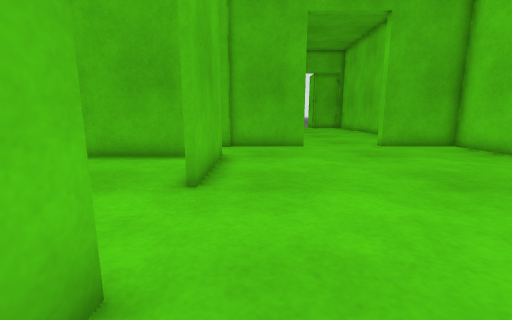
view 1 (above)

17 first-person views from a walk through a world built for the Gazebo simulator. The camera is 0.72 m above the floor, tilts 10° down and sees 90° across. The floor is counted in squares, 0.5 m on a side. Each view is taken from the middle of a square. On the plan, view 1 faces up. The plan holds only what a view shows up to about 13 squares ahead; the rest is blank. The place goes on beyond the plan.

view 2
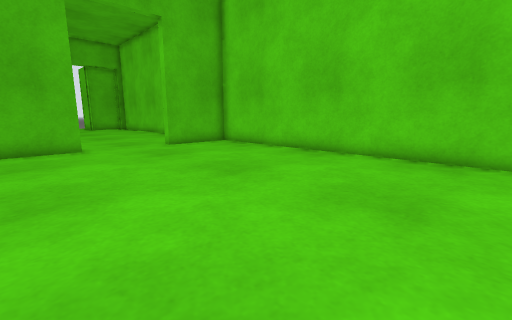

view 3
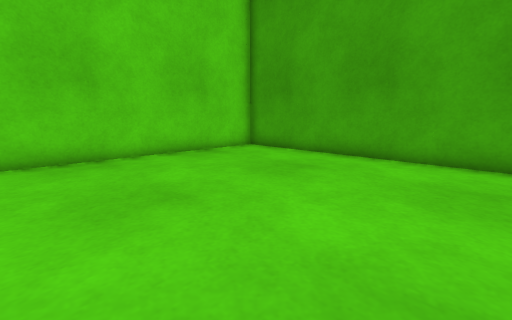

view 4
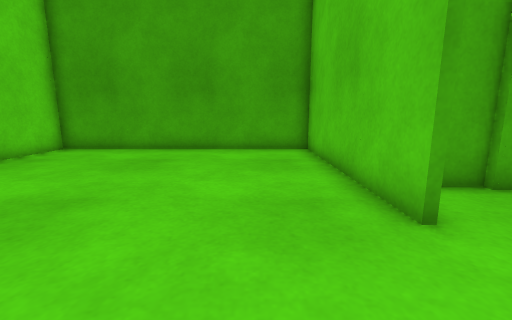

view 5
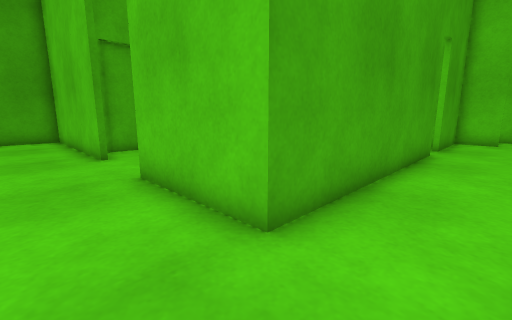

view 6
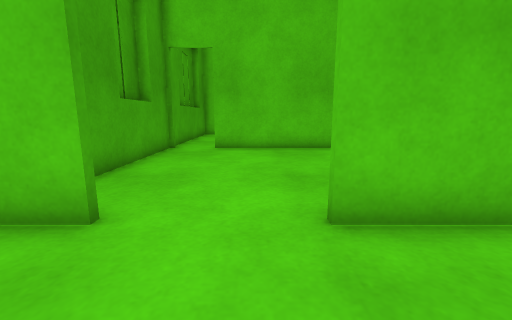

view 7
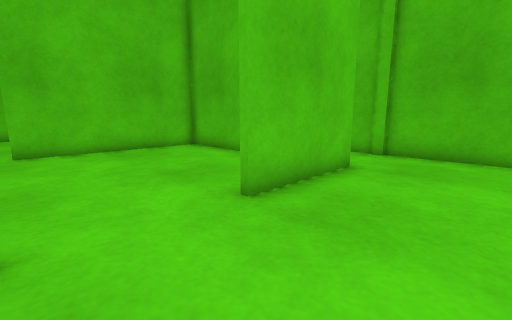

view 8
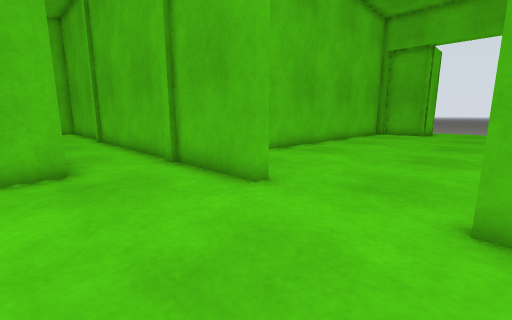

view 9
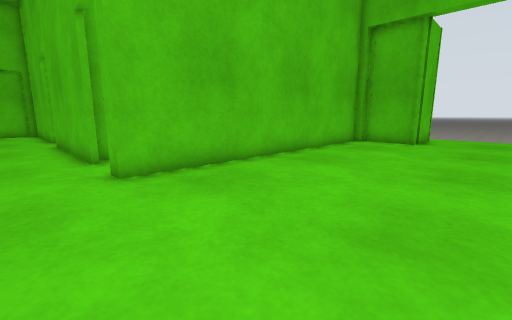

view 10
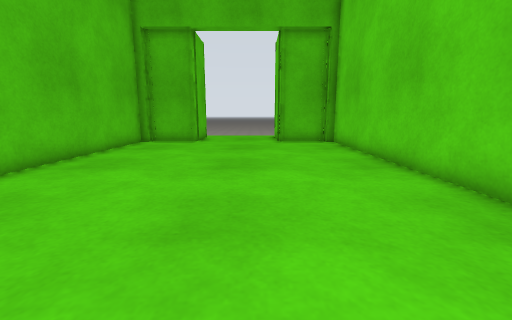

view 11
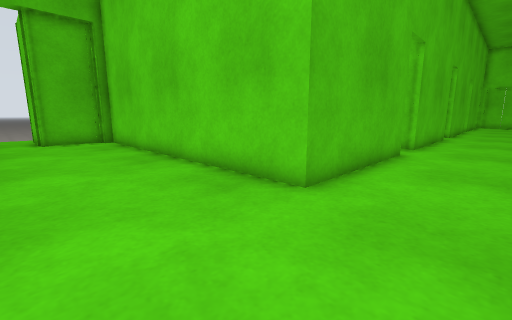

view 12
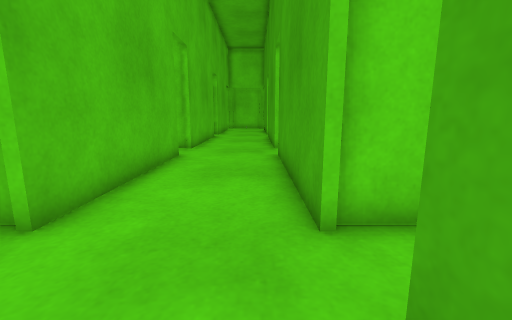

view 13
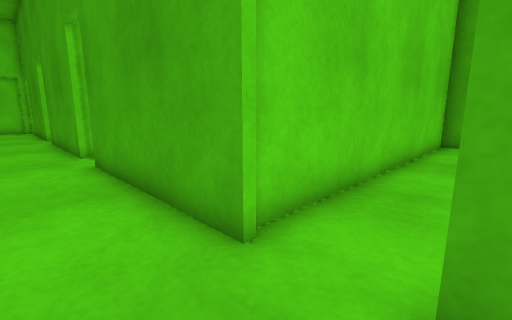

view 14
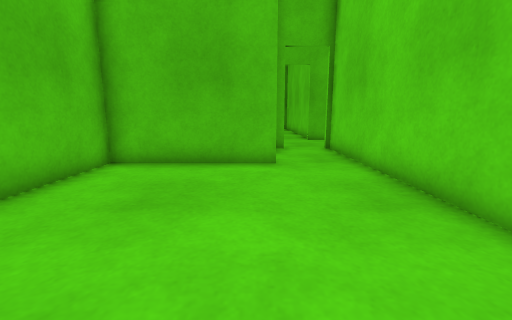

view 15
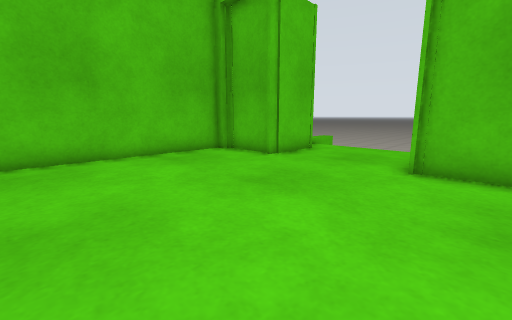

view 16
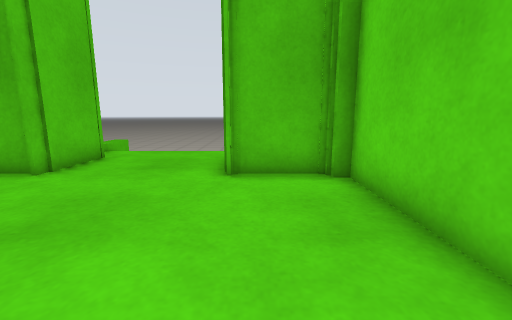

view 17
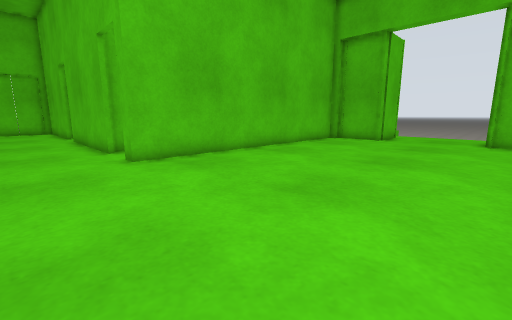

### Floor plan
Ten units are one square. View 1 is at (0, 0); x grows to the right and y downward. Boxes are objects, and circles mark ways between rooms. Rooms are numbered by the first view taken in them; rooms with no view inside come last. Other rooms are left out.
<svg viewBox="-100 -325 360 388">
<path fill="none" stroke="#000" d="M-12 -19 -12 58 92 58 92 -118 58 -118M22 -118 -12 -118M-11 -116 -16 -116M-16 -118 -92 -118M-95 -90 -12 -90 -12 -49M58 -118 58 -122M22 -122 22 -118M152 -158 92 -158 92 -278M62 -279 62 -308M88 -282 64 -282M16 -282 -8 -282M-12 -278 -12 -158 -19 -158M18 -308 18 -279M172 -84 172 -122 232 -122M232 -158 169 -158M255 -158 249 -158M249 -122 255 -122M146 -122 152 -122M146 -86 96 -86 96 -51M172 -2 172 -84M-36 0 -19 0M-75 2 -60 2M-24 -88 -92 -88 -92 -21M-92 -2 -35 -2"/>
<circle cx="40" cy="-120" r="3" fill="#2a7"/>
<circle cx="-10" cy="-30" r="3" fill="#2a7"/>
<circle cx="160" cy="-80" r="3" fill="#2a7"/>
<text x="30" y="-40">1</text>
<text x="70" y="-190">2</text>
<text x="130" y="-50">3</text>
<text x="-50" y="-40">4</text>
</svg>
Room 1 opens to room 2. Room 1 opens to room 4. Room 2 opens to room 3.

Where each view was taken, in squares from view 1:
view 1: 0 up, 0 right, facing up
view 2: 0 up, 0 right, facing up-right
view 3: 3 up, 0 right, facing down-right
view 4: 5 up, 1 right, facing down
view 5: 11 up, 1 right, facing down-left
view 6: 4 up, 2 right, facing left
view 7: 2 up, 2 right, facing up-left
view 8: 8 up, 6 right, facing up-left
view 9: 14 up, 5 right, facing up-left
view 10: 14 up, 5 right, facing up
view 11: 13 up, 5 right, facing up-right
view 12: 13 up, 14 right, facing right
view 13: 14 up, 15 right, facing down-right
view 14: 1 up, 14 right, facing up
view 15: 21 up, 8 right, facing up-left
view 16: 22 up, 7 right, facing up
view 17: 13 up, 7 right, facing up-left
